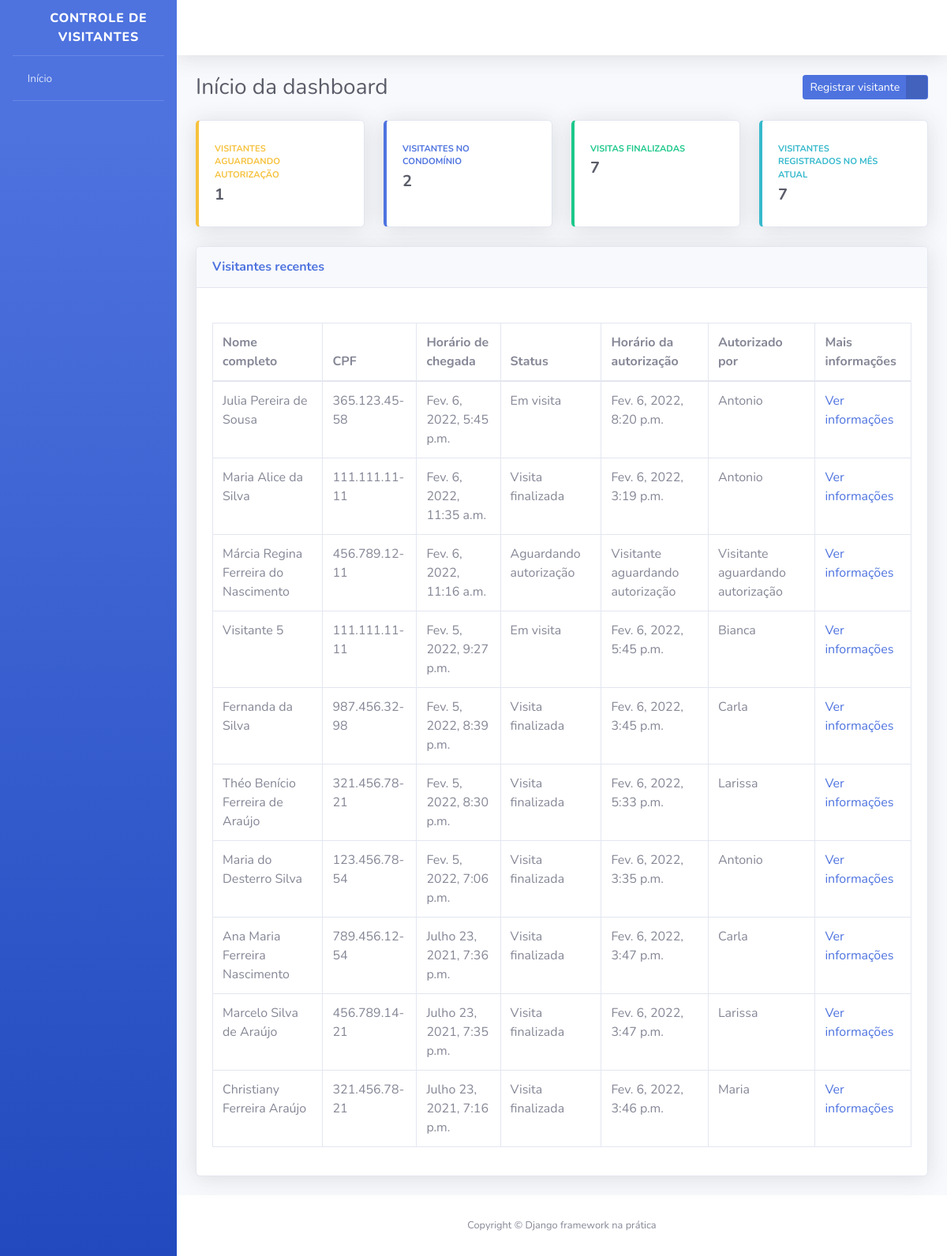
/ (signed in), run on the app's committed database.
### apps/visitantes/models.py (models this page shows, shortened)
class Visitante(models.Model):
    STATUS_VISITANTE = [
        ("AGUARDANDO", "Aguardando autorização"),
        ("EM_VISITA", "Em visita"),
        ("FINALIZADO", "Visita finalizada")
    ]
    status = models.CharField(
        verbose_name="Status",
        max_length=10,
        choices=STATUS_VISITANTE,
        default="AGUARDANDO"
    )
    nome_completo = models.CharField(
        verbose_name="Nome completo",
        max_length=194,
    )
    cpf = models.CharField(
        verbose_name="CPF",
        max_length=11
    )
    data_nascimento = models.DateField(
        verbose_name="Data de nascimento",
        auto_now=False,
        auto_now_add=False,
    )
    numero_da_casa = models.PositiveSmallIntegerField(
        verbose_name="Número da casa a ser visitada",
    )
    placa_veiculo = models.CharField(
        verbose_name="Placa do veículo",
        max_length=7,
        blank=True,
        null=True,
    )
    horario_chegada = models.DateTimeField(
        verbose_name="Horário de chegada a portaria",
        auto_now_add=True,
    )
    horario_saida = models.DateTimeField(
        verbose_name="Horário de saída do condomínio",
        auto_now=False,
        blank=True,
        null=True,
    )
    horario_autorizacao = models.DateTimeField(
        verbose_name="Horário de autorização de entrada",
        auto_now=False,
        blank=True,
        null=True,
    )
    morador_responsavel = models.CharField(
        verbose_name="Nome do morador responsável por autorizar a entrada do visitante",
        max_length=194,
        blank=True
    )
    registrado_por = models.ForeignKey(
        "porteiros.Porteiro",
        verbose_name="Porteiro responsável pelo registro",
        on_delete=models.PROTECT
    )
    def get_horario_autorizacao(self):
        if self.horario_autorizacao:
            return self.horario_autorizacao
        return "Visitante aguardando autorização"
    def get_morador_responsavel(self):
        if self.morador_responsavel:
            return self.morador_responsavel
        return "Visitante aguardando autorização"
    def get_cpf(self):
        if self.cpf:
            cpf = str(self.cpf)
            cpf_parte_um = cpf[0:3]
            cpf_parte_dois = cpf[3:6]
            cpf_parte_tres = cpf[6:8]
            cpf_parte_quatro = cpf[9:]
            cpf_formatado = f"{cpf_parte_um}.{cpf_parte_dois}.{cpf_parte_tres}-{cpf_parte_quatro}"
            return cpf_formatado
    class Meta:
        verbose_name = "Visitante"
        verbose_name_plural = "Visitantes"
        db_table = "visitante"

### apps/dashboard/views.py (the view)
@login_required
def index(request):
    todos_visitantes = Visitante.objects.order_by(
        "-horario_chegada"
    )
    visitantes_aguardando = todos_visitantes.filter(
        status="AGUARDANDO"
    )
    visitantes_em_visita = todos_visitantes.filter(
        status="EM_VISITA"
    )
    visitantes_finalizado = todos_visitantes.filter(
        status="FINALIZADO"
    )
    hora_atual = timezone.now()
    mes_atual = hora_atual.month
    visitantes_mes = todos_visitantes.filter(
        horario_chegada__month=mes_atual
    )
    context = {
        "nome_pagina": "Início da dashboard",
        "todos_visitantes": todos_visitantes,
        "visitantes_aguardando": visitantes_aguardando.count(),
        "visitantes_em_visita": visitantes_em_visita.count(),
        "visitantes_finalizado": visitantes_finalizado.count(),
        "visitantes_mes": visitantes_mes.count(),
    }
    return render(request, "index.html", context)

### templates/index.html (shortened to what this page needs)
{% extends "base.html" %}
{%  block conteudo %}
<div class="container-fluid">
    <div class="d-sm-flex align-items-center justify-content-between mb-4">
        <h1 class="h3 mb-0 text-gray-800">{{ nome_pagina }}</h1>
        <a href="{% url 'registrar_visitante' %}" class="btn btn-primary btn-icon-split btn-sm">
            <span class="text">Registrar visitante</span>
            <span class="icon text-white-50">
                <i class="fas fa-user-plus"></i>
            </span>
        </a>
    </div>
    <div class="row">
        <div class="col-xl-3 col-md-6 mb-4">
            <div class="card border-left-warning shadow h-100 py-2">
                <div class="card-body">
                    <div class="row no-gutters align-items-center">
                        <div class="col mr-2">
                            <div class="text-xs font-weight-bold text-warning text-uppercase mb-1">Visitantes aguardando autorização</div>
                            <div class="h5 mb-0 font-weight-bold text-gray-800">{{ visitantes_aguardando }}</div>
                        </div>
                        <div class="col-auto">
                            <i class="fas fa-user-lock fa-2x text-gray-300"></i>
                        </div>
                    </div>
                </div>
            </div>
        </div>
        <div class="col-xl-3 col-md-6 mb-4">
            <div class="card border-left-primary shadow h-100 py-2">
                <div class="card-body">
                    <div class="row no-gutters align-items-center">
                        <div class="col mr-2">
                            <div class="text-xs font-weight-bold text-primary text-uppercase mb-1">Visitantes no condomínio</div>
                            <div class="h5 mb-0 font-weight-bold text-gray-800">{{ visitantes_em_visita }}</div>
                        </div>
                        <div class="col-auto">
                            <i class="fas fa-user-clock fa-2x text-gray-300"></i>
                        </div>
                    </div>
                </div>
            </div>
        </div>
        <div class="col-xl-3 col-md-6 mb-4">
            <div class="card border-left-success shadow h-100 py-2">
                <div class="card-body">
                    <div class="row no-gutters align-items-center">
                        <div class="col mr-2">
                            <div class="text-xs font-weight-bold text-success text-uppercase mb-1">Visitas finalizadas</div>
                            <div class="h5 mb-0 font-weight-bold text-gray-800">{{ visitantes_finalizado }}</div>
                        </div>
                        <div class="col-auto">
                            <i class="fas fa-user-check fa-2x text-gray-300"></i>
                        </div>
                    </div>
                </div>
            </div>
        </div>
        <div class="col-xl-3 col-md-6 mb-4">
            <div class="card border-left-info shadow h-100 py-2">
                <div class="card-body">
                    <div class="row no-gutters align-items-center">
                        <div class="col mr-2">
                            <div class="text-xs font-weight-bold text-info text-uppercase mb-1">Visitantes registrados no mês atual</div>
                            <div class="h5 mb-0 font-weight-bold text-gray-800">{{ visitantes_mes }}</div>
                        </div>
                        <div class="col-auto">
                            <i class="fas fa-users fa-2x text-gray-300"></i>
                        </div>
                    </div>
                </div>
            </div>
        </div>
    </div>
    <div class="card shadow mb-4">
        <div class="card-header py-3 d-sm-flex align-items-center justify-content-between mb-4">
            <h6 class="m-0 font-weight-bold text-primary">Visitantes recentes</h6>
        </div>
        <div class="card-body">
            <div class="table-responsive">
                <table class="table table-bordered">
                    <thead>
                        <th>Nome completo</th>
                        <th>CPF</th>
                        <th>Horário de chegada</th>
                        <th>Status</th>
                        <th>Horário da autorização</th>
                        <th>Autorizado por</th>
                        <th>Mais informações</th>
                    </thead>
                    <tbody>
                        {% for visitante in todos_visitantes %}
                        <tr>
                            <td>{{ visitante.nome_completo }}</td>
                            <td>{{ visitante.get_cpf }}</td>
                            <td>{{ visitante.horario_chegada }}</td>
                            <td>{{ visitante.get_status_display }}</td>
                            <td>{{ visitante.get_horario_autorizacao }}</td>
                            <td>{{ visitante.get_morador_responsavel }}</td>
                            <td>
                                <a href="{% url 'informacoes_visitante' id=visitante.id %}">
                                    Ver informações
                                </a>
                            </td>
                        </tr>
                        {% endfor %}
                    </tbody>
                </table>
            </div>
        </div>
    </div>
</div>
{% endblock conteudo %}

### templates/base.html (shortened to what this page needs)
<!DOCTYPE html>
{% load static %}
<html lang="pt-br">
    <head>
        <link href="{% static 'css/sb-admin-2.min.css' %}" rel="stylesheet">
        <link href="{% static 'vendor/fontawesome-free/css/all.min.css' %}" rel="stylesheet" type="text/css">
    </head>
    <body id="page-top">
        <div id="wrapper">
            <ul class="navbar-nav bg-gradient-primary sidebar sidebar-dark accordion" id="accordionSidebar">
                <a class="sidebar-brand d-flex align-items-center justify-content-center" href="#">
                    <div class="sidebar-brand-icon rotate-n-15">
                        <i class="fas fa-user-shield"></i>
                    </div>
                    <div class="sidebar-brand-text">Controle de Visitantes</div>
                </a>
                <hr class="sidebar-divider my-0">
                <li class="nav-item">
                    <a class="nav-link" href="{% url 'index' %}">
                        <i class="fas fa-home"></i>
                        <span>Início</span>
                    </a>
                </li>
                <hr class="sidebar-divider">
            </ul>
            <div id="content-wrapper" class="d-flex flex-column">
                <div id="content">
                    <nav class="navbar navbar-expand navbar-light bg-white topbar mb-4 static-top shadow">
                        <ul class="navbar-nav ml-auto">
                            <li class="nav-item dropdown no-arrow">
                                <a class="nav-link dropdown-toggle" href="#" id="userDropdown" role="button" data-toggle="dropdown" aria-haspopup="true" aria-expanded="false">
                                    <span class="mr-2 d-none d-lg-inline text-gray-800 small">
                                        <i class="fas fa-cog"></i>
                                    </span>
                                </a>
                            </li>
                        </ul>
                    </nav>
                    {% block conteudo %} {% endblock conteudo %}
                    <footer class="sticky-footer bg-white">
                        <div class="container my-auto">
                            <div class="copyright text-center my-auto">
                                <span>Copyright © Django framework na prática</span>
                            </div>
                        </div>
                    </footer>
                </div>
            </div>
        </div>
    </body>
</html>

### data on the page
Visitante: nome_completo "Julia Pereira de Sousa", get_cpf "365.123.45-58", horario_chegada "Fev. 6, 2022, 5:45 p.m.", status "Em visita", get_horario_autorizacao "Fev. 6, 2022, 8:20 p.m.", get_morador_responsavel "Antonio"
Visitante: nome_completo "Maria Alice da Silva", get_cpf "111.111.11-11", horario_chegada "Fev. 6, 2022, 11:35 a.m.", status "Visita finalizada", get_horario_autorizacao "Fev. 6, 2022, 3:19 p.m.", get_morador_responsavel "Antonio"
Visitante: nome_completo "Márcia Regina Ferreira do Nascimento", get_cpf "456.789.12-11", horario_chegada "Fev. 6, 2022, 11:16 a.m.", status "Aguardando autorização", get_horario_autorizacao "Visitante aguardando autorização", get_morador_responsavel "Visitante aguardando autorização"
Visitante: nome_completo "Visitante 5", get_cpf "111.111.11-11", horario_chegada "Fev. 5, 2022, 9:27 p.m.", status "Em visita", get_horario_autorizacao "Fev. 6, 2022, 5:45 p.m.", get_morador_responsavel "Bianca"
Visitante: nome_completo "Fernanda da Silva", get_cpf "987.456.32-98", horario_chegada "Fev. 5, 2022, 8:39 p.m.", status "Visita finalizada", get_horario_autorizacao "Fev. 6, 2022, 3:45 p.m.", get_morador_responsavel "Carla"
Visitante: nome_completo "Théo Benício Ferreira de Araújo", get_cpf "321.456.78-21", horario_chegada "Fev. 5, 2022, 8:30 p.m.", status "Visita finalizada", get_horario_autorizacao "Fev. 6, 2022, 5:33 p.m.", get_morador_responsavel "Larissa"
Visitante: nome_completo "Maria do Desterro Silva", get_cpf "123.456.78-54", horario_chegada "Fev. 5, 2022, 7:06 p.m.", status "Visita finalizada", get_horario_autorizacao "Fev. 6, 2022, 3:35 p.m.", get_morador_responsavel "Antonio"
Visitante: nome_completo "Ana Maria Ferreira Nascimento", get_cpf "789.456.12-54", horario_chegada "Julho 23, 2021, 7:36 p.m.", status "Visita finalizada", get_horario_autorizacao "Fev. 6, 2022, 3:47 p.m.", get_morador_responsavel "Carla"
Visitante: nome_completo "Marcelo Silva de Araújo", get_cpf "456.789.14-21", horario_chegada "Julho 23, 2021, 7:35 p.m.", status "Visita finalizada", get_horario_autorizacao "Fev. 6, 2022, 3:47 p.m.", get_morador_responsavel "Larissa"
Visitante: nome_completo "Christiany Ferreira Araújo", get_cpf "321.456.78-21", horario_chegada "Julho 23, 2021, 7:16 p.m.", status "Visita finalizada", get_horario_autorizacao "Fev. 6, 2022, 3:46 p.m.", get_morador_responsavel "Maria"

### other printed values
{{ nome_pagina }} "Início da dashboard"
{{ visitantes_aguardando }} "1"
{{ visitantes_em_visita }} "2"
{{ visitantes_finalizado }} "7"
{{ visitantes_mes }} "7"
